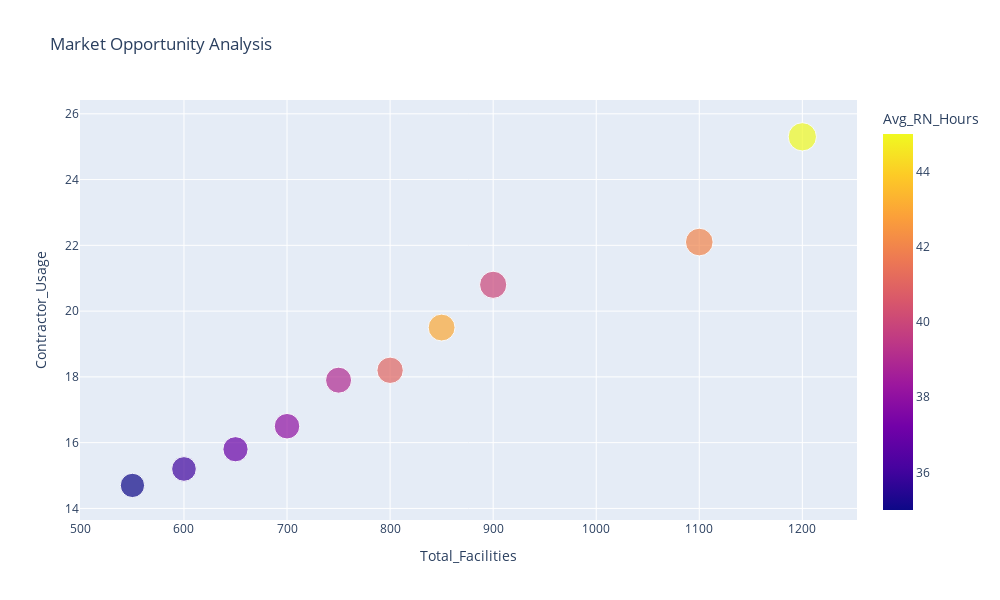

This figure's notebook cell:
### Markdown cell above
## Market Opportunity Analysis

Let's analyze market opportunities using multiple dimensions of our data.

### Code cell
# Create market opportunity visualization
fig = px.scatter(state_data,
                x='Total_Facilities',
                y='Contractor_Usage',
                size='Market_Score',
                color='Avg_RN_Hours',
                hover_name='State',
                title='Market Opportunity Analysis')

fig.update_layout(
    width=1000,
    height=600
)

fig.show()

### Figure 1 — Plotly figure (JSON) as saved in the notebook; plotly's stock layout.template omitted (floating-point values rounded to 4 significant figures)
{"data": [{"hovertemplate": "<b>%{hovertext}</b><br><br>Total_Facilities=%{x}<br>Contractor_Usage=%{y}<br>Market_Score=%{marker.size}<br>Avg_RN_Hours=%{marker.color}<extra></extra>", "hovertext": ["CA", "TX", "FL", "NY", "IL", "PA", "OH", "GA", "NC", "MI"], "legendgroup": "", "marker": {"color": [45, 42, 40, 43, 41, 39, 38, 37, 36, 35], "coloraxis": "coloraxis", "size": [92, 88, 85, 83, 80, 78, 75, 73, 70, 68], "sizemode": "area", "sizeref": 0.23, "symbol": "circle"}, "mode": "markers", "name": "", "orientation": "v", "showlegend": false, "type": "scatter", "x": [1200, 1100, 900, 850, 800, 750, 700, 650, 600, 550], "xaxis": "x", "y": [25.3, 22.1, 20.8, 19.5, 18.2, 17.9, 16.5, 15.8, 15.2, 14.7], "yaxis": "y"}], "layout": {"coloraxis": {"colorbar": {"title": {"text": "Avg_RN_Hours"}}, "colorscale": [[0, "#0d0887"], [0.1111, "#46039f"], [0.2222, "#7201a8"], [0.3333, "#9c179e"], [0.4444, "#bd3786"], [0.5556, "#d8576b"], [0.6667, "#ed7953"], [0.7778, "#fb9f3a"], [0.8889, "#fdca26"], [1, "#f0f921"]]}, "height": 600, "legend": {"itemsizing": "constant", "tracegroupgap": 0}, "title": {"text": "Market Opportunity Analysis"}, "width": 1000, "xaxis": {"anchor": "y", "domain": [0, 1], "title": {"text": "Total_Facilities"}}, "yaxis": {"anchor": "x", "domain": [0, 1], "title": {"text": "Contractor_Usage"}}}}
